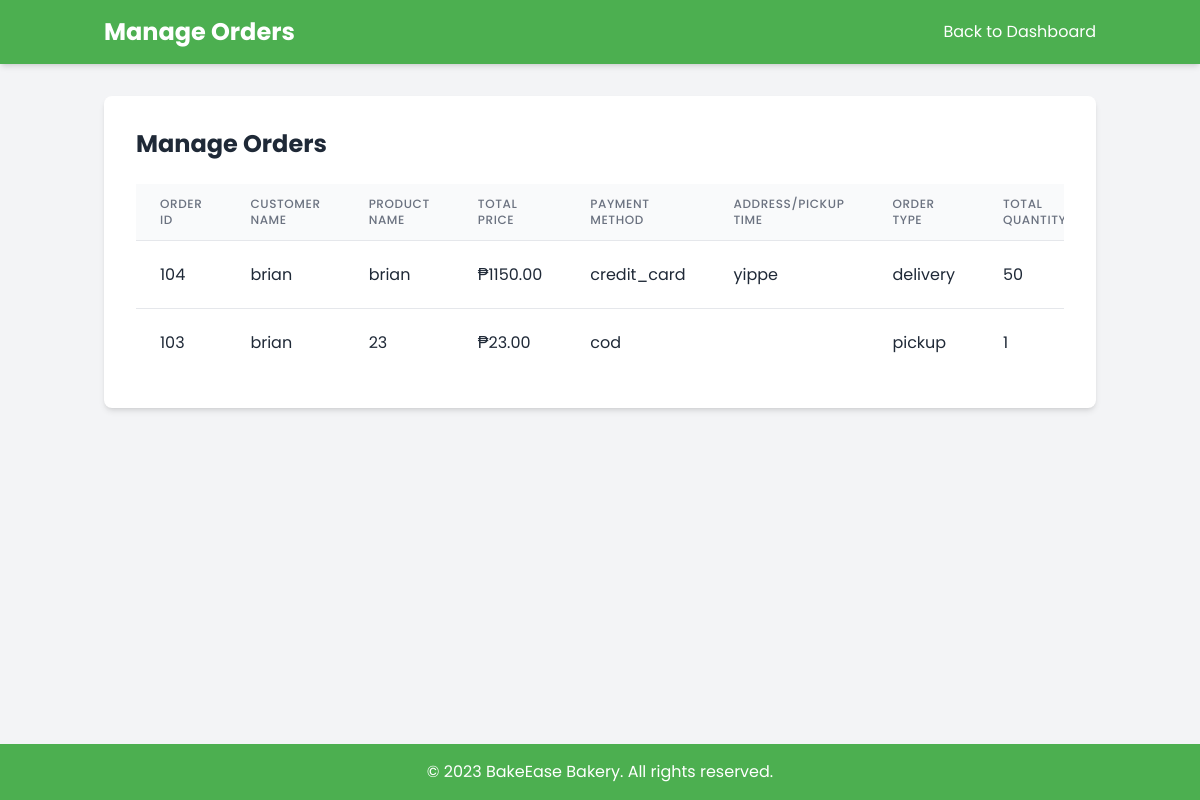
/bakery_oop/views/admin/manage_orders.php (signed in), run on the app's committed database.
### tables this page shows
CREATE TABLE `orders` (
  `id` int(11) NOT NULL,
  `user_id` int(11) NOT NULL,
  `customer_email` varchar(255) DEFAULT NULL,
  `product_id` int(11) NOT NULL,
  `quantity` int(11) NOT NULL,
  `total_price` decimal(10,2) NOT NULL,
  `payment_method` varchar(50) NOT NULL,
  `address` text NOT NULL,
  `status` varchar(50) DEFAULT 'pending',
  `order_date` timestamp NOT NULL DEFAULT current_timestamp(),
  `order_type` enum('delivery','pickup') NOT NULL DEFAULT 'pickup',
  `delivery_address` text DEFAULT NULL,
  `pickup_time` datetime DEFAULT NULL
);

CREATE TABLE `users` (
  `id` int(11) NOT NULL,
  `name` varchar(255) NOT NULL,
  `email` varchar(255) NOT NULL,
  `password` varchar(255) NOT NULL,
  `loyalty_points` int(11) DEFAULT 0,
  `reset_token` varchar(255) DEFAULT NULL,
  `isAdmin` tinyint(4) NOT NULL
);

### bakery_oop/Classes/Database.php (called while the page is built, shortened)
<?php
class Database {
    private $servername = "localhost";
    private $username = "root";
    private $password = "";
    private $dbname = "bakery_oop";
    public function __construct() {
        $this->conn = new mysqli($this->servername, $this->username, $this->password, $this->dbname);
    }
}
?>

### bakery_oop/Classes/AdminOrder.php (called while the page is built, shortened)
<?php
require_once "Database.php";
class AdminOrder extends Database {
  public function getOrders() {
    $sql = "SELECT o.*, u.name AS customer_name,
               GROUP_CONCAT(p.name SEPARATOR ', ') AS product_names,
               SUM(oi.quantity) AS total_quantity,
               CASE
                   WHEN o.order_type = 'delivery' THEN o.delivery_address
                   ELSE o.address
               END AS order_address
            FROM orders o
            INNER JOIN users u ON o.user_id = u.id
            INNER JOIN order_items oi ON o.id = oi.order_id
            INNER JOIN products p ON oi.product_id = p.id
            GROUP BY o.id
            ORDER BY o.id DESC";
    $result = $this->conn->query($sql);
    return ($result->num_rows > 0) ? $result->fetch_all(MYSQLI_ASSOC) : [];
}
}
?>

### bakery_oop/views/admin/manage_orders.php (the view, shortened to what this page needs)
<?php
include '../../classes/AdminOrder.php';
$adminOrder = new AdminOrder();
$orders = $adminOrder->getOrders();
?>
<!DOCTYPE html>
<html>
<head>
    <script src="https://cdn.tailwindcss.com"></script>
</head>
<body class="bg-gray-100 text-gray-800 font-sans min-h-screen flex flex-col">
    <header class="bg-primary text-white shadow-md py-4">
        <div class="container mx-auto px-4 flex justify-between items-center">
            <h1 class="text-2xl font-bold">Manage Orders</h1>
            <a href="admin_dashboard.php" class="text-white hover:text-accent">Back to Dashboard</a>
        </div>
    </header>
    <main class="container mx-auto px-4 py-8">
        <section class="manage-orders bg-white p-8 rounded-lg shadow-md">
            <h2 class="text-2xl font-bold mb-6">Manage Orders</h2>
            <div class="overflow-x-auto overflow-y-auto max-h-[100vh]">
                <table class="min-w-full divide-y divide-gray-200 table-auto">
                    <thead>
                        <tr>
                            <th class="px-6 py-3 bg-gray-50 text-left text-xs font-medium text-gray-500 uppercase tracking-wider">Order ID</th>
                            <th class="px-6 py-3 bg-gray-50 text-left text-xs font-medium text-gray-500 uppercase tracking-wider">Customer Name</th>
                            <th class="px-6 py-3 bg-gray-50 text-left text-xs font-medium text-gray-500 uppercase tracking-wider">Product Name</th>
                            <th class="px-6 py-3 bg-gray-50 text-left text-xs font-medium text-gray-500 uppercase tracking-wider">Total Price</th>
                            <th class="px-6 py-3 bg-gray-50 text-left text-xs font-medium text-gray-500 uppercase tracking-wider">Payment Method</th>
                            <th class="px-6 py-3 bg-gray-50 text-left text-xs font-medium text-gray-500 uppercase tracking-wider">Address/Pickup Time</th>
                            <th class="px-6 py-3 bg-gray-50 text-left text-xs font-medium text-gray-500 uppercase tracking-wider">Order Type</th>
                            <th class="px-6 py-3 bg-gray-50 text-left text-xs font-medium text-gray-500 uppercase tracking-wider">Total Quantity</th>
                        </tr>
                    </thead>
                    <tbody class="bg-white divide-y divide-gray-200">
                        <?php if (!empty($orders)): ?>
                            <?php foreach ($orders as $order): ?>
                                <tr>
                                    <td class="px-6 py-4 whitespace-nowrap"><?= $order['id'] ?></td>
                                    <td class="px-6 py-4 whitespace-nowrap"><?= $order['customer_name'] ?></td>
                                    <td class="px-6 py-4 whitespace-nowrap"><?= $order['product_names'] ?></td>
                                    <td class="px-6 py-4 whitespace-nowrap">₱<?= $order['total_price'] ?></td>
                                    <td class="px-6 py-4 whitespace-nowrap"><?= $order['payment_method'] ?></td>
                                    <td class="px-6 py-4 whitespace-nowrap">
                                        <?= $order['order_address'] ?>
                                    </td>
                                    <td class="px-6 py-4 whitespace-nowrap"><?= $order['order_type'] ?></td>
                                    <td class="px-6 py-4 whitespace-nowrap">
                                        <?= $order['total_quantity'] ?>
                                    </td>
                                </tr>
                            <?php endforeach; ?>
                        <?php else: ?>
                            <tr>
                                <td colspan="10" class="px-6 py-4 whitespace-nowrap text-center">No orders found.</td>
                            </tr>
                        <?php endif; ?>
                    </tbody>
                </table>
            </div>
        </section>
    </main>
    <footer class="bg-primary text-white py-4">
        <div class="container mx-auto px-4 text-center">
            <p>© 2023 BakeEase Bakery. All rights reserved.</p>
        </div>
    </footer>
</body>
</html>

### bakery_oop/views/admin/manage_orders.php (style rules this page uses)
html, body { height: 100%; margin: 0; }
body { display: flex; flex-direction: column; }
main { flex: 1; }
footer { flex-shrink: 0; }

### data on the page
orders: id "104", user.name "brian", product_names "brian", total_price "1150.00", payment_method "credit_card", order_address "yippe", order_type "delivery", total_quantity "50"
orders: id "103", user.name "brian", product_names "23", total_price "23.00", payment_method "cod", order_type "pickup", total_quantity "1"
